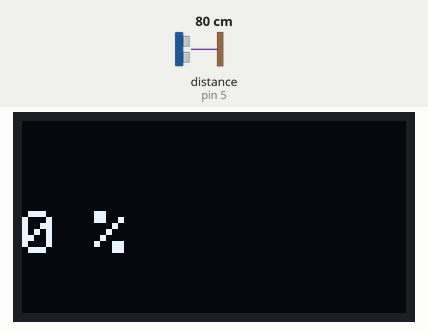
Simulated run of this sketch. Board: Arduino Uno, built with avr-gcc and run on an emulated ATmega328P. Shown: 128×64 one-colour display. Wiring (inferred from the names in the program): ultrasonic range finder: trigger pin 4; echo pin 5. The test bench sets the inputs (shaded band); at power-on: distance to the obstacle (sensor on pin 5) 80 cm. The echo pulse lasts 58.3 µs per cm; what the sketch prints to the serial monitor is not drawn.

Above: at 3.2 s.
3.3 s: distance to the obstacle (sensor on pin 5) set to 2 cm
At 4.5 s:
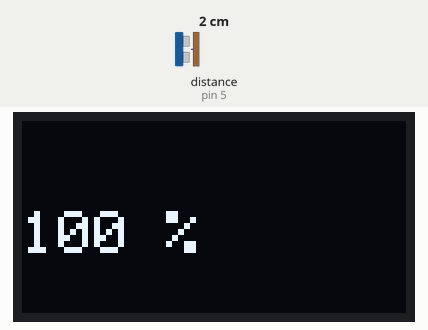
5.0 s: distance to the obstacle (sensor on pin 5) set to 9 cm
At 5.5 s:
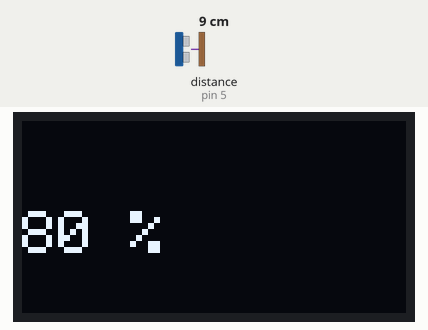
6.6 s: distance to the obstacle (sensor on pin 5) set to 18 cm
At 7.8 s:
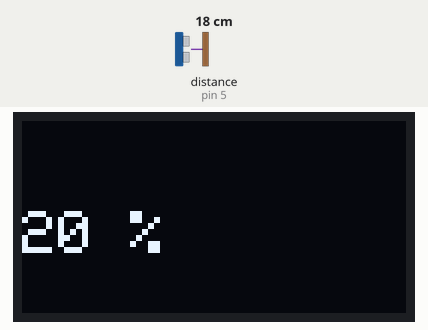
Timing chart, 0 to 9.6 s (numbered marks = the images above; inputs shaded):
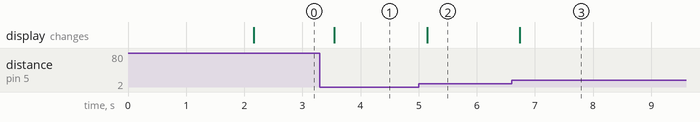

The sketch:

UltrasonicProc.ino
```cpp
#include <Wire.h>
#include <Adafruit_SSD1306.h>
#include <Adafruit_GFX.h>


#define SCREEN_WIDTH 128 // OLED plotis pikseliais
#define SCREEN_HEIGHT 64 // OLED aukstis pikseliais


#define OLED_RESET     4 // reset
Adafruit_SSD1306 display(SCREEN_WIDTH, SCREEN_HEIGHT, &Wire, OLED_RESET);

const int trigPin = 4;
const int echoPin = 5;
long t;
int distance, proc;
float x;


void setup() {
  pinMode(trigPin, OUTPUT);
  pinMode(echoPin, INPUT);

  Serial.begin(115200);

  if(!display.begin(SSD1306_SWITCHCAPVCC, 0x3C)) { // adresas 0x3C kur OLED
    Serial.println(F("SSD1306 allocation failed"));
    for(;;); // Don't proceed, loop forever
  }

  delay(2000);
  display.setFont();
  display.clearDisplay();
  display.setTextColor(WHITE);


}

void loop() {
  display.setTextSize(2); //nustatomas teksto dydis
  display.setCursor(0,30); // nustatomas pradzios taskas

  digitalWrite(trigPin, LOW);
  delayMicroseconds(2);
  digitalWrite(trigPin, HIGH);
  delayMicroseconds(10);
  digitalWrite(trigPin, LOW);

  t = pulseIn(echoPin, HIGH); // laiko paskaiciavimas uztrukto garsui atkeliauti
  distance = t*0.0344/2; //atstumo paskaiciavimas pagal sugaista laika

  Serial.print("Distance: ");
  Serial.println(distance);

//***************************************
//skaiciavimas procentais
  x =(((distance+2.5)*100)/15)-50;

  if(distance <= 5) {
    proc = 100;
  } else if (distance>=20) {
    proc = 0;
  } else{
    proc = 100 - x;
  }
//***************************************
  delay(100);

  display.print(proc); //isvedimas i oled
  display.print(" %"); //isvedimas % zenkliuko
  display.display();

  delay(100);
  display.clearDisplay(); // isvalomas oled


}
```

Measured:
- after the input at 3.3 s, the display: changes after 0.25 s (image 1)
- after the input at 5.0 s, the display: changes after 0.14 s (image 2)
- after the input at 6.6 s, the display: changes after 0.14 s (image 3)
